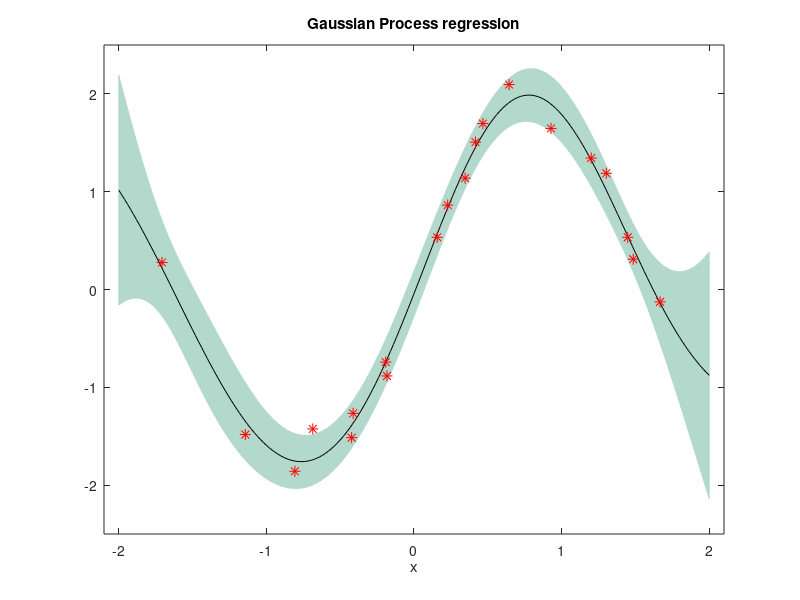

MATLAB code to generate this figure:
% Gauss Process regression

% Generate observed data
No=20; %number of observations
xo=-2+(4*rand(No,1));
msig=0.2
yo=(2*sin(2*xo))+(msig*randn(No,1)); %suppose there is some measurement noise

% Build a kernel matrix wit the observations
sigmaf=1.2; 
gammaf=0.9; qf=2*(gammaf^2);
sigman=0.1;
K=zeros(No,No);

for i=1:No,
    for j=i:No,
        nse=(sigman^2)*(xo(i)==xo(j)); %noise term
        K(i,j)=((sigmaf^2)*exp(-((xo(i)-xo(j))^2)/qf))+nse;
        K(j,i)=K(i,j);
    end;
end;

% generate x coordinates of points to be predicted
x=-2:0.02:2; L=length(x);

% Build K** matrix for data to be predicted
Kaa=zeros(L,L);
for i=1:L,
    for j=i:L,  %(no noise term)
        Kaa(i,j)=((sigmaf^2)*exp(-((x(i)-x(j))^2)/qf));
        Kaa(j,i)=Kaa(i,j);
    end;
end;

% Build K* matrix
Ka=zeros(L,No);
for i=1:L,
    for j=1:No,
        Ka(i,j)=((sigmaf^2)*exp(-((x(i)-xo(j))^2)/qf));
    end;
end;

% Obtain mean and std
qi=inv(K);
mu=(Ka*qi)*yo;
std=Kaa-(Ka*qi*Ka');
sigma=(1/msig)*sqrt(diag(std));
    
% display 
scolor=[0.7,0.85,0.8]; hh=(mu+sigma)'; ll=(mu-sigma)';
set(fill([x,x(end:-1:1)],[hh,fliplr(ll)],scolor,'EdgeColor',scolor));
hold on;
plot(x,mu,'k'); hold on;
plot(xo,yo,'r*','MarkerSize',8);
axis([-2.1 2.1 -2.5 2.5]);
title('Gaussian Process regression');
xlabel('x');
  
